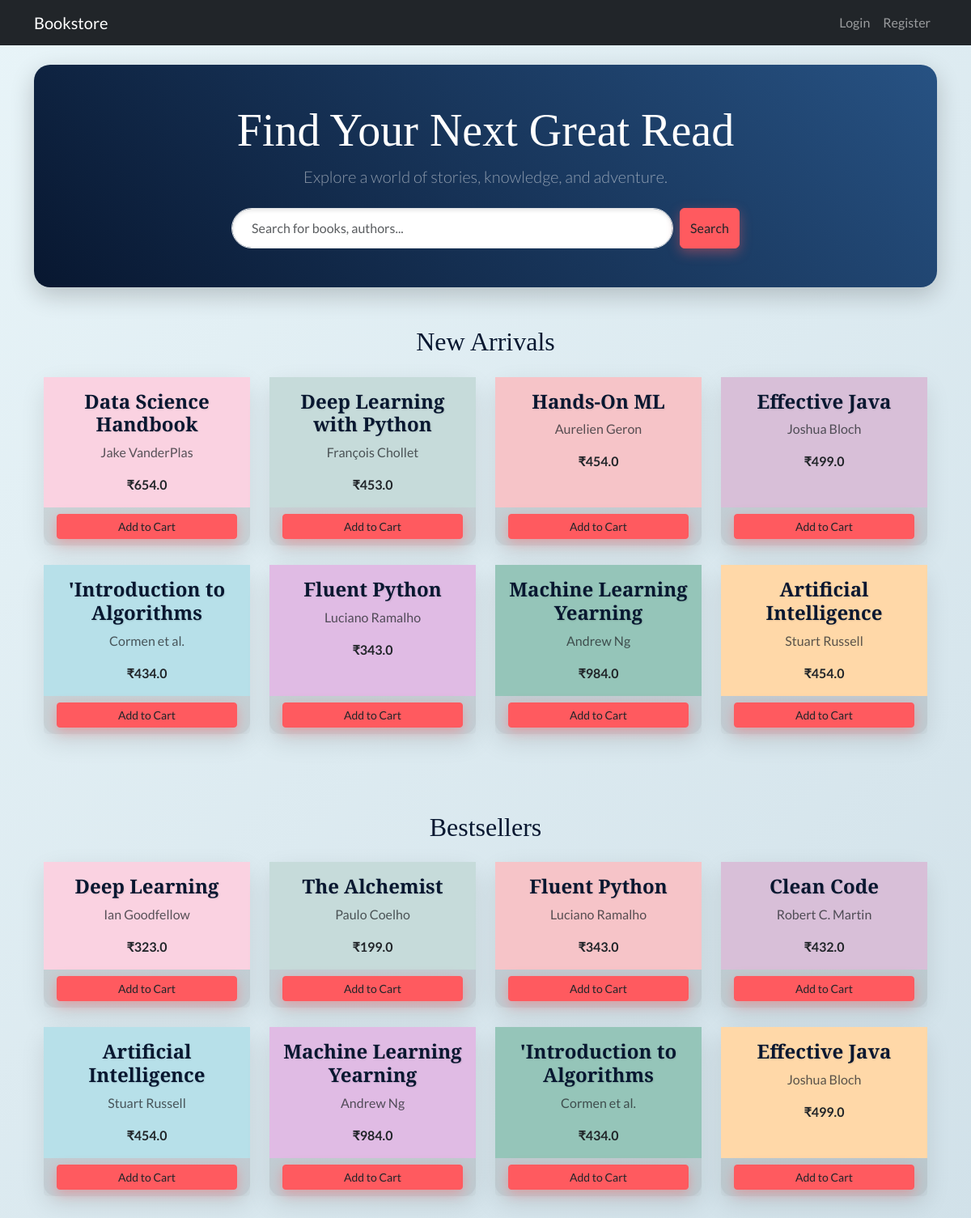
The page / on the database its author committed.
### tables this page shows
CREATE TABLE books (
        id INTEGER PRIMARY KEY AUTOINCREMENT,
        title TEXT NOT NULL,
        author TEXT,
        price REAL NOT NULL,
        stock INTEGER NOT NULL DEFAULT 0,
        cover_image TEXT
    );

### app.py (the view)
@app.route('/')
@app.route('/', methods=['GET', 'POST'])
def index():
    db = get_db()
    search_query = request.args.get('q', '')
    if search_query:
        books = db.execute(
            "SELECT * FROM books WHERE title LIKE ? OR author LIKE ?",
            (f"%{search_query}%", f"%{search_query}%")
        ).fetchall()
    else:
        books = db.execute('SELECT * FROM books').fetchall()
    new_arrivals = db.execute('SELECT * FROM books ORDER BY id DESC LIMIT 8').fetchall()
    bestsellers = db.execute('SELECT * FROM books ORDER BY stock ASC LIMIT 8').fetchall()
    card_colors = ['#FAD2E1', '#C6DBDA', '#F6C4C8', '#D8BFD8', '#B7E0E9', '#E0BBE4', '#95C5B9', '#FFD8A8']
    return render_template('index.html', books=books, new_arrivals=new_arrivals, bestsellers=bestsellers, search_query=search_query, card_colors=card_colors)

### app.py (called while the page is built)
def get_db():
    db = getattr(g, '_database', None)
    if db is None:
        db = g._database = sqlite3.connect(str(DB_PATH))
        db.row_factory = sqlite3.Row
    return db

@app.teardown_appcontext
def close_connection(exception):
    db = getattr(g, '_database', None)
    if db is not None:
        db.close()

### templates/index.html
{% extends 'layout.html' %}
{% block content %}
<header class="hero-section text-center py-5">
    <div class="container">
        <h1 class="display-4 font-serif text-white">Find Your Next Great Read</h1>
        <p class="lead text-white-50">Explore a world of stories, knowledge, and adventure.</p>
        <form class="d-flex justify-content-center mt-4" method="GET" action="{{ url_for('index') }}">
            <input class="form-control me-2 w-50" type="search" name="q" placeholder="Search for books, authors..." aria-label="Search" value="{{ search_query }}">
            <button class="btn btn-primary-unique" type="submit">Search</button>
        </form>
    </div>
</header>
<section class="py-5">
    <div class="container">
        <h2 class="mb-4 text-center">New Arrivals</h2>
        <div class="row row-cols-1 row-cols-md-2 row-cols-lg-4 g-4">
            {% for book in new_arrivals %}
            <div class="col">
                <div class="card h-100 unique-card text-center book-card-animation">
                    <div class="card-body" style="background-color: {{ card_colors[loop.index0 % card_colors|length] }};">
                        <h5 class="card-title book-title-design">{{ book.title }}</h5>
                        <p class="card-text text-muted">{{ book.author }}</p>
                        <p class="card-text fw-bold">₹{{ book.price }}</p>
                    </div>
                    <div class="card-footer unique-card-footer border-0">
                        <a href="{{ url_for('add_to_cart', book_id=book.id) }}" class="btn btn-primary-unique btn-sm w-100 animated-button">Add to Cart</a>
                    </div>
                </div>
            </div>
            {% endfor %}
        </div>
    </div>
</section>
<section class="py-5">
    <div class="container">
        <h2 class="mb-4 text-center">Bestsellers</h2>
        <div class="row row-cols-1 row-cols-md-2 row-cols-lg-4 g-4">
            {% for book in bestsellers %}
            <div class="col">
                <div class="card h-100 unique-card text-center book-card-animation">
                    <div class="card-body" style="background-color: {{ card_colors[loop.index0 % card_colors|length] }};">
                        <h5 class="card-title book-title-design">{{ book.title }}</h5>
                        <p class="card-text text-muted">{{ book.author }}</p>
                        <p class="card-text fw-bold">₹{{ book.price }}</p>
                    </div>
                    <div class="card-footer unique-card-footer border-0">
                        <a href="{{ url_for('add_to_cart', book_id=book.id) }}" class="btn btn-primary-unique btn-sm w-100 animated-button">Add to Cart</a>
                    </div>
                </div>
            </div>
            {% endfor %}
        </div>
    </div>
</section>
{% endblock %}

### templates/layout.html (shortened to what this page needs)
<!doctype html>
<html lang="en">
<head>
  <link href="https://cdn.jsdelivr.net/npm/bootstrap@5.3.2/dist/css/bootstrap.min.css" rel="stylesheet">
  <link rel="stylesheet" href="{{ url_for('static', filename='creative-style.css') }}">
  <link rel="stylesheet" href="https://cdnjs.cloudflare.com/ajax/libs/font-awesome/6.0.0-beta3/css/all.min.css">
</head>
<body>
<nav class="navbar navbar-expand-lg navbar-dark bg-dark mb-4">
  <div class="container">
    <a class="navbar-brand" href="{{ url_for('index') }}">Bookstore</a>
    <div class="collapse navbar-collapse">
      <ul class="navbar-nav ms-auto">
        {% if session.get('username') %}
          <li class="nav-item"><a class="nav-link" href="#">Hi {{ session.get('username') }}</a></li>
          <li class="nav-item"><a class="nav-link" href="{{ url_for('cart') }}">Cart</a></li>
          {% if session.get('role')=='admin' %}
            <li class="nav-item"><a class="nav-link" href="{{ url_for('admin') }}">Admin</a></li>
          {% endif %}
          <li class="nav-item"><a class="nav-link" href="{{ url_for('logout') }}">Logout</a></li>
        {% else %}
          <li class="nav-item"><a class="nav-link" href="{{ url_for('login') }}">Login</a></li>
          <li class="nav-item"><a class="nav-link" href="{{ url_for('register') }}">Register</a></li>
        {% endif %}
      </ul>
    </div>
  </div>
</nav>
<div class="container">
  {% block content %}{% endblock %}
</div>
</body>
</html>

### static/creative-style.css (style rules this page uses)
:root { --primary-color: #081730; --accent-color: #FF5A5F; --background-light: #E8F4F8; --text-color: #2D3A4B; --font-serif: 'Playfair Display', serif; --font-sans-serif: 'Lato', sans-serif; --color-light-blue-gray: #D1E1E9; }
body { font-family: var(--font-sans-serif); background-color: var(--background-light); color: var(--text-color); background-image: linear-gradient(135deg, var(--background-light) 0%, var(--color-light-blue-gray) 100%); }
h1, h2, h3, h4 { font-family: var(--font-serif); color: var(--primary-color); }
.unique-card { border: none; border-radius: 15px; background-color: #0b0a0a18; box-shadow: 0 10px 30px rgba(0, 0, 0, 0.1); transition: transform 0.3s ease; }
.btn-primary-unique { background-color: var(--accent-color); border-color: var(--accent-color); transition: all 0.3s ease; box-shadow: 0 5px 15px rgba(255, 90, 95, 0.4); }
.hero-section { background: linear-gradient(45deg, var(--primary-color), #275283); color: #fff; border-radius: 20px; box-shadow: 0 10px 30px rgba(0, 0, 0, 0.2); }
.hero-section input[type="search"] { border-radius: 50px; padding: 0.75rem 1.5rem; box-shadow: inset 0 2px 5px rgba(0, 0, 0, 0.1); }
.animated-button { animation: bounceIn 1.5s ease-out; }
.book-title-design { font-family: var(--font-serif); font-size: 1.5rem; font-weight: 700; color: var(--primary-color); text-shadow: 1px 1px 2px rgba(0, 0, 0, 0.1); line-height: 1.2; }

### rows shown on the page
books: title "Data Science Handbook", author "Jake VanderPlas", price "654.0"
books: title "Deep Learning with Python", author "François Chollet", price "453.0"
books: title "Hands-On ML", author "Aurelien Geron", price "454.0"
books: title "Effective Java", author "Joshua Bloch", price "499.0"
books: title "'Introduction to Algorithms", author "Cormen et al.", price "434.0"
books: title "Fluent Python", author "Luciano Ramalho", price "343.0"
books: title "Machine Learning Yearning", author "Andrew Ng", price "984.0"
books: title "Artificial Intelligence", author "Stuart Russell", price "454.0"
books: title "Deep Learning", author "Ian Goodfellow", price "323.0"
books: title "The Alchemist", author "Paulo Coelho", price "199.0"
books: title "Clean Code", author "Robert C. Martin", price "432.0"
